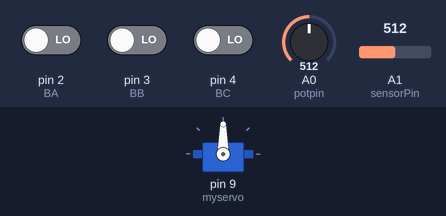
A sketch run on a simulated Arduino Uno, built with avr-gcc and run on an emulated ATmega328P. Parts: servo. Inputs (shaded band) come from the test bench; at power-on: pin 4 (BC) LOW, pin 3 (BB) LOW, pin 2 (BA) LOW, A0 (potpin) = 512, A1 (sensorPin) = 512. What the sketch prints to the serial monitor is not drawn.

Above: at 1.2 s.
1.3 s: pin 4 (BC) driven HIGH
At 1.45 s:
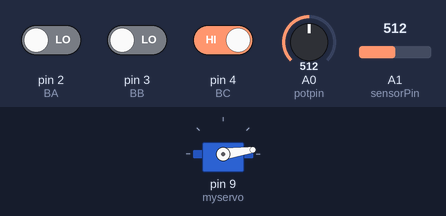
4.3 s: pin 3 (BB) driven HIGH
At 4.77 s:
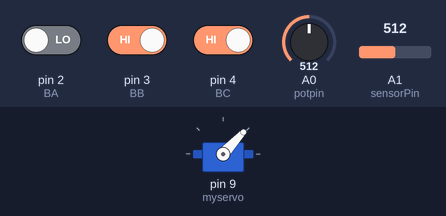
7.3 s: pin 2 (BA) driven HIGH
At 10.0 s:
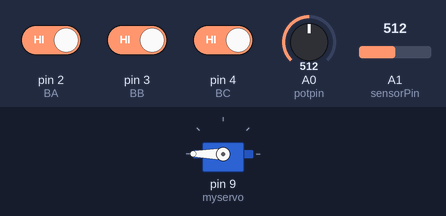
10.3 s: A0 (potpin) set to 716
At 11.56 s:
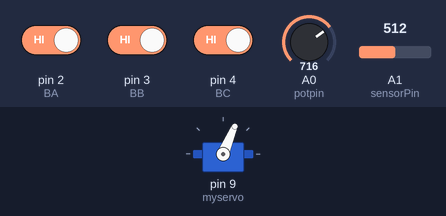
13.3 s: pin 3 (BB) driven LOW
16.3 s: A1 (sensorPin) set to 0
Timing chart, 0 to 20.3 s (numbered marks = the images above; inputs shaded):
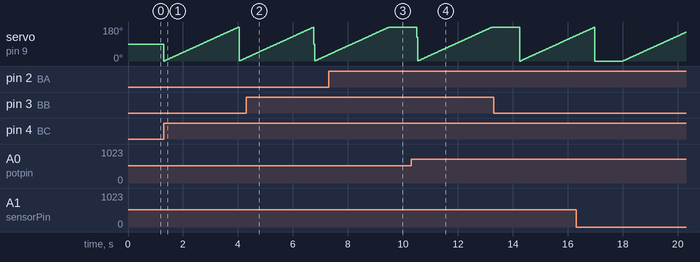

The sketch:

da.ino
```cpp
#include <Servo.h>

Servo myservo;
//voids
int potpin = 0;
int val;
int pos = 0;
const int sensorPin = 1;
int lightCal;
int LV;

//main loop
int SA = 0;
int SB = 0;
int SC = 0;

//buttons
int BA = 2;
int BB = 3;
int BC = 4;

void setup() {

  pinMode(2, INPUT);
  pinMode(3, INPUT);
  pinMode(4, INPUT);
  myservo.attach(9);
  lightCal = analogRead(sensorPin);
  Serial.begin(9600);
  val = analogRead(potpin);

}


void loop() {


  if (digitalRead(BB) == HIGH) {
    Serial.print("B");
    val = analogRead(potpin);
    val = map(val, 0, 1023, 0, 180);
    myservo.write(val);
    delay(15);

  }

  if (digitalRead(BC) == HIGH) {

    for (pos = 0; pos <= 180; pos += 1) {

      myservo.write(pos);
      delay(15);

      Serial.print("C");
    }

  }

   if (digitalRead(BA) == HIGH) {
    Serial.print(analogRead(sensorPin));
    LV = analogRead(sensorPin);
    Serial.print("A");
    switch (LV)
    {
      case 0:
        myservo.write(0);
        break;

      case 1:
        myservo.write(45);
        break;
      case 2:
        myservo.write(45);
        break;

      case 3:
        myservo.write(45);
        break;
      case 4:
        myservo.write(90);
        break;

      case 5:
        myservo.write(90);
        break;
      case 6:
        myservo.write(90);
        break;

      case 7:
        myservo.write(180);
        break;
      case 8:
        myservo.write(180);
        break;

      case 9:
        myservo.write(180);
        break;

    }
    delay(1000);


  }

}
```
